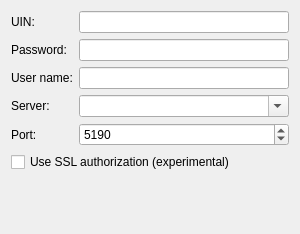
<?xml version="1.0" encoding="UTF-8"?>
<ui version="4.0">
 <class>IcqAccountMainSettings</class>
 <widget class="QWidget" name="IcqAccountMainSettings">
  <property name="geometry">
   <rect>
    <x>0</x>
    <y>0</y>
    <width>300</width>
    <height>234</height>
   </rect>
  </property>
  <property name="windowTitle">
   <string>Form</string>
  </property>
  <layout class="QFormLayout" name="formLayout">
   <property name="fieldGrowthPolicy">
    <enum>QFormLayout::ExpandingFieldsGrow</enum>
   </property>
   <item row="0" column="0">
    <widget class="QLabel" name="label">
     <property name="text">
      <string>UIN:</string>
     </property>
    </widget>
   </item>
   <item row="0" column="1">
    <widget class="QLineEdit" name="uinEdit"/>
   </item>
   <item row="1" column="0">
    <widget class="QLabel" name="label_2">
     <property name="text">
      <string>Password:</string>
     </property>
    </widget>
   </item>
   <item row="1" column="1">
    <widget class="QLineEdit" name="passwordEdit">
     <property name="maxLength">
      <number>8</number>
     </property>
     <property name="echoMode">
      <enum>QLineEdit::Password</enum>
     </property>
    </widget>
   </item>
   <item row="2" column="0">
    <widget class="QLabel" name="label_8">
     <property name="text">
      <string>User name:</string>
     </property>
    </widget>
   </item>
   <item row="2" column="1">
    <widget class="QLineEdit" name="userNameEdit"/>
   </item>
   <item row="3" column="0">
    <widget class="QLabel" name="label_3">
     <property name="text">
      <string>Server:</string>
     </property>
    </widget>
   </item>
   <item row="3" column="1">
    <widget class="QComboBox" name="serverBox">
     <property name="sizePolicy">
      <sizepolicy hsizetype="Expanding" vsizetype="Fixed">
       <horstretch>0</horstretch>
       <verstretch>0</verstretch>
      </sizepolicy>
     </property>
     <property name="editable">
      <bool>true</bool>
     </property>
    </widget>
   </item>
   <item row="4" column="0">
    <widget class="QLabel" name="label_10">
     <property name="text">
      <string>Port:</string>
     </property>
    </widget>
   </item>
   <item row="4" column="1">
    <widget class="QSpinBox" name="portBox">
     <property name="sizePolicy">
      <sizepolicy hsizetype="Expanding" vsizetype="Fixed">
       <horstretch>0</horstretch>
       <verstretch>0</verstretch>
      </sizepolicy>
     </property>
     <property name="minimum">
      <number>1</number>
     </property>
     <property name="maximum">
      <number>65535</number>
     </property>
     <property name="value">
      <number>5190</number>
     </property>
    </widget>
   </item>
   <item row="5" column="0" colspan="2">
    <widget class="QCheckBox" name="sslBox">
     <property name="text">
      <string>Use SSL authorization (experimental)</string>
     </property>
    </widget>
   </item>
   <item row="7" column="0">
    <widget class="QLabel" name="label_7">
     <property name="text">
      <string/>
     </property>
    </widget>
   </item>
  </layout>
 </widget>
 <resources/>
 <connections/>
</ui>
